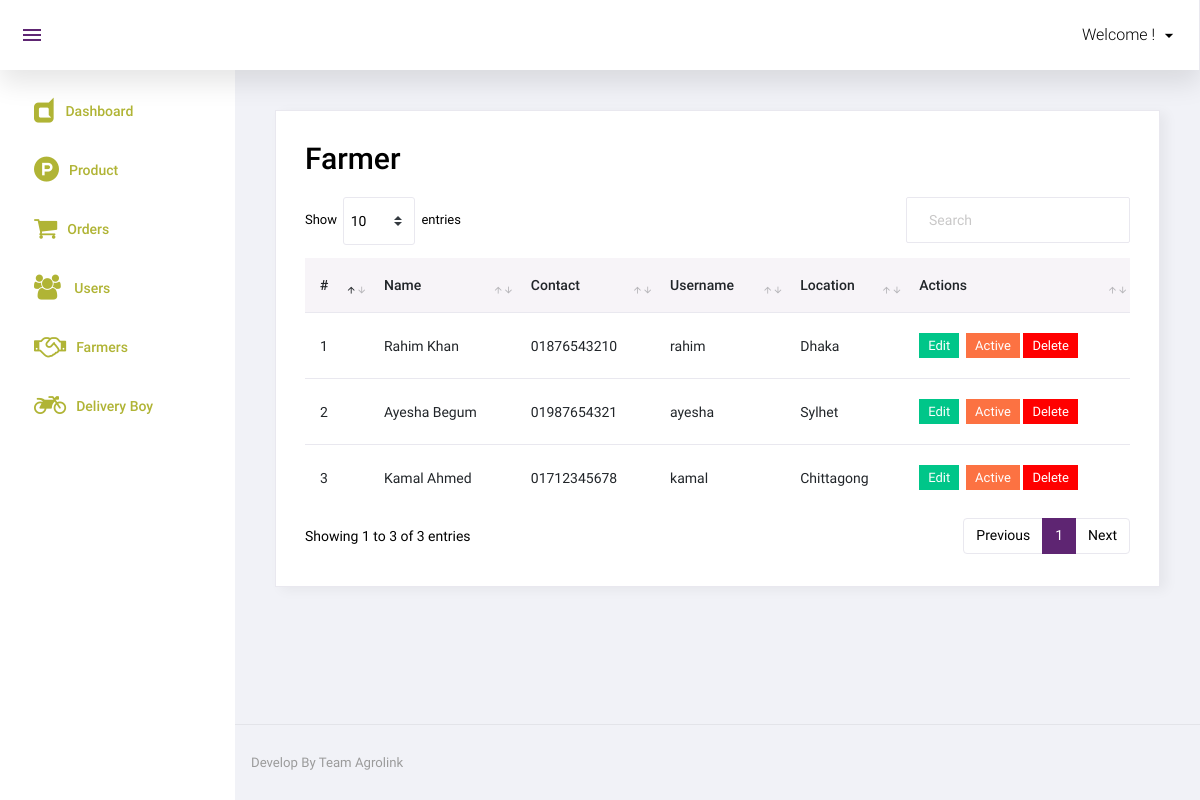
Screenshot of /admin/vendores.php with the database file from the repository.
### tables this page shows
CREATE TABLE FARMER (
    farmer_ID INTEGER AUTO_INCREMENT,
    farmer_Name VARCHAR(100) NOT NULL, 
    farmer_contact VARCHAR(20) NOT NULL, 
    username VARCHAR(15) NOT NULL,
    farmer_location VARCHAR(100) NOT NULL,
    password VARCHAR(255) NOT NULL,
    CONSTRAINT farmerPK PRIMARY KEY (farmer_ID)
);

### admin/vendores.php (the view, shortened to what this page needs)
<?php
include('top.php');
$sql=mysqli_query($con,"select * from farmer");
?>
  <div class="card">
            <div class="card-body">
              <h1 class="grid_title">Farmer</h1>
			  <div class="row grid_box">
                <div class="col-12">
                  <div class="table-responsive">
                    <table id="order-listing" class="table">
                      <thead>
                        <tr>
                            <th>#</th>
                            <th>Name</th>
                            <th>Contact</th>
							<th>Username</th>
                            <th>Location</th>
							<th>Actions</th>
                        </tr>
                      </thead>
                      <tbody>
                        <?php if(mysqli_num_rows($sql)>0){
						$i=1;
						while($row=mysqli_fetch_assoc($sql)){
						?>
						<tr>
                            <td><?php echo $i?></td>
                            <td><?php echo $row['farmer_Name']?></td>
							<td><?php echo $row['farmer_contact']?></td>
							<td><?php echo $row['username']?></td>
							<td><?php echo $row['farmer_location']?></td>
							<td>
							    <a href="manage_product?id=<?php echo $user['farmer_ID']?>"><label class="badge badge-success hand_cursor">Edit</label></a>&nbsp;
								<?php
								if($row['status']==1){
								?>
								<a href="?id=<?php echo $row['farmer_ID']?>&type=deactive"><label class="badge badge-danger hand_cursor">Active</label></a>
								<?php
								}else{
								?>
								<a href="?id=<?php echo $row['farmer_ID']?>&type=active"><label class="badge badge-info hand_cursor">Deactive</label></a>
								<?php
								}
								?>
								<a href="?id=<?php echo $user['farmer_ID']?>&type=delete"><label class="badge badge-danger delete_red hand_cursor">Delete</label></a>
							</td>
                        </tr>
                        <?php
						$i++;
						} } else { ?>
						<tr>
							<td colspan="5">No data found</td>
						</tr>
						<?php } ?>
                      </tbody>
                    </table>
                </div>
            </div>
        </div>
    </div>
</div>
<?php include('footer.php');?>

### rows the page displays
farmer: farmer_Name "Rahim Khan", farmer_contact "01876543210", username "rahim", farmer_location "Dhaka"
farmer: farmer_Name "Ayesha Begum", farmer_contact "01987654321", username "ayesha", farmer_location "Sylhet"
farmer: farmer_Name "Kamal Ahmed", farmer_contact "01712345678", username "kamal", farmer_location "Chittagong"
